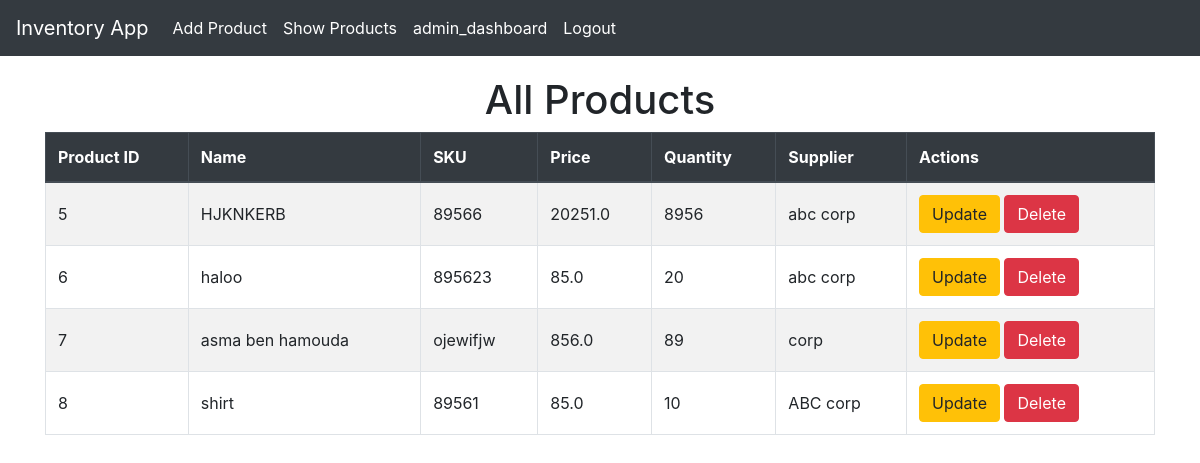
The page /list/ (signed in) on the database as committed earlier.
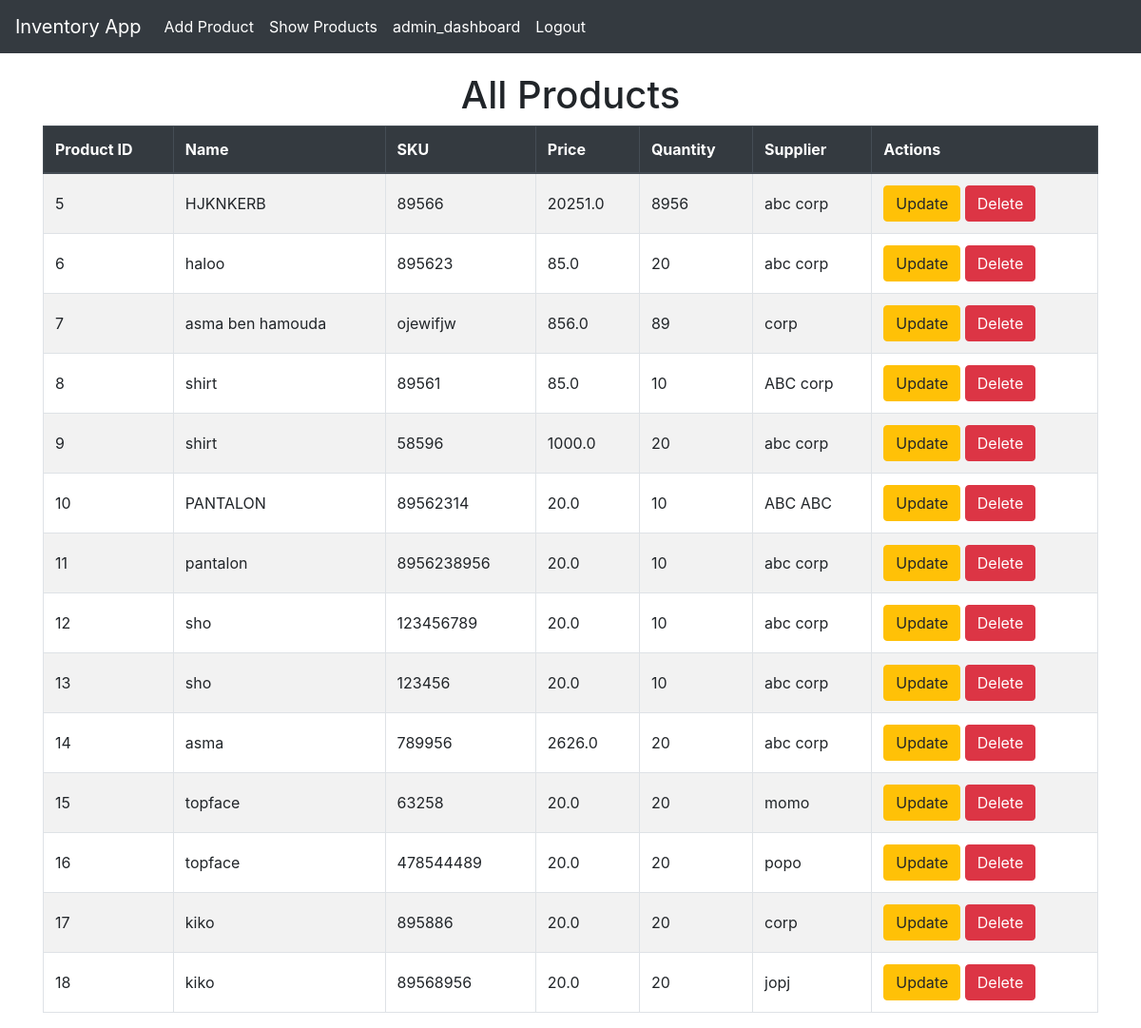
The same page on the database as committed later.
### Core/models.py (models this page shows, shortened)
class Product(models.Model):
    ENCRYPTION_CHOICES = [
        ('fernet', 'Fernet'),
        ('caesar', 'Caesar'),
        ('aes192', 'AES 192'),
        ('aes128', 'AES 128'),
        ('aes256', 'AES 256'),
    ]
    product_id = models.AutoField(primary_key=True)
    name = models.CharField(max_length=100)
    sku = models.CharField(max_length=50, unique = True)
    price = models.FloatField()
    quantity = models.IntegerField()
    supplier = models.CharField(max_length=100)
    bank_number = models.BinaryField()
    created_by = models.ForeignKey(User, on_delete=models.SET_NULL, null=True, blank=True)
    encryption_type = models.CharField(
        max_length=10,
        choices=ENCRYPTION_CHOICES,
        default='fernet'
    )
    class Meta:
        permissions = [
            ("can_create_product", "Can create product"),
            ("can_update_product", "Can update product"),
            ("can_delete_product", "Can delete product"),
            ('can_view_product', 'Can view product'),
            ("can_view_own_products", "Can view own products"),
            ("can_view_all_products", "Can view all products"),
            ("can_view_product_keys", "Can view and update encryption keys"),
        ]

### Core/views.py (the view)
# urls.py: path('list/', views.product_list_view, name="product_list"),
def product_list_view(request):
    logger.info("Accessed product list view.")
    can_view_all_products = request.user.has_perm('Core.can_view_all_products')
    if can_view_all_products:
        products = Product.objects.all()
    else:
        products = Product.objects.filter(created_by=request.user)
    return render(request, 'invapp/product_list.html', {
        'products': products,
        'can_view_all_products': can_view_all_products
    })

### templates/invapp/product_list.html (shortened to what this page needs)
{% extends "invapp/layout.html" %}
{% block content %}
    {% if can_view_all_products %}
        <h1 class="text-center">All Products</h1>
    {% else %}
        <h1 class="text-center">Your Products</h1>
    {% endif %}
    <table class="table table-bordered table-striped ">
        <thead class="thead-dark">
            <tr>
                <th>Product ID</th>
                <th>Name</th>
                <th>SKU</th>
                <th>Price</th>
                <th>Quantity</th>
                <th>Supplier</th>
                <th>Actions</th>
            </tr>
        </thead>
        <tbody>
            {% for product in products %}
            <tr>
                <td>{{ product.product_id }} </td>
                <td>{{ product.name }} </td>
                <td>{{ product.sku }} </td>
                <td>{{ product.price }} </td>
                <td>{{ product.quantity }} </td>
                <td>{{ product.supplier }} </td>
                <td>
                    <a href="{% url 'product_update' product.product_id %}" class="btn btn-warning" >Update</a>
                    <a href="{% url 'product_delete' product.product_id %}" class="btn btn-danger" >Delete</a>
                </td>
            </tr>
            {% endfor %}
        </tbody>
    </table>
{% endblock %}

### templates/invapp/layout.html (shortened to what this page needs)
<!DOCTYPE html>
<html lang="en">
<head>
    <link href="https://cdn.jsdelivr.net/npm/bootstrap@4.5.2/dist/css/bootstrap.min.css" rel="stylesheet">
</head>
<body>
    <nav class="navbar navbar-expand-lg navbar-dark fixed-top">
        <a class="navbar-brand" href="{% url 'home' %}">Inventory App</a>
        <div class="collapse navbar-collapse" id="navbarNav">
            <ul class="navbar-nav">
                <li class="nav-item">
                    <a class="nav-link" href="{% url 'product_create' %}">Add Product</a>
                </li>
                <li class="nav-item">
                    <a class="nav-link" href="{% url 'product_list' %}">Show Products</a>
                </li>
                <li class="nav-item">
                    <a class="nav-link" href="{% url 'admin_dashboard' %}">admin_dashboard</a>
                </li>
                <li class="nav-item">
                    <a class="nav-link" href="{% url 'logout' %}">Logout</a>
                </li>
            </ul>
        </div>
    </nav>
    <div class="container">
        {% block content %}{% endblock  %}
    </div>
</body>
</html>

### templates/invapp/layout.html (style rules this page uses)
body { padding-top: 56px; }
.navbar { background-color: #343a40; }
.navbar-brand, .nav-link { color: #fff !important; }
.container { margin-top: 20px; }
.table th, .table td { vertical-align: middle; }

Rows that differ between the two databases and show on the page:
added Product: product_id "9", name "shirt", sku "58596", price "1000.0", quantity "20", supplier "abc corp"
added Product: product_id "10", name "PANTALON", sku "89562314", price "20.0", quantity "10", supplier "ABC ABC"
added Product: product_id "11", name "pantalon", sku "8956238956", price "20.0", quantity "10", supplier "abc corp"
added Product: product_id "12", name "sho", sku "123456789", price "20.0", quantity "10", supplier "abc corp"
added Product: product_id "13", name "sho", sku "123456", price "20.0", quantity "10", supplier "abc corp"
added Product: product_id "14", name "asma", sku "789956", price "2626.0", quantity "20", supplier "abc corp"
added Product: product_id "15", name "topface", sku "63258", price "20.0", quantity "20", supplier "momo"
added Product: product_id "16", name "topface", sku "478544489", price "20.0", quantity "20", supplier "popo"
added Product: product_id "17", name "kiko", sku "895886", price "20.0", quantity "20", supplier "corp"
added Product: product_id "18", name "kiko", sku "89568956", price "20.0", quantity "20", supplier "jopj"
